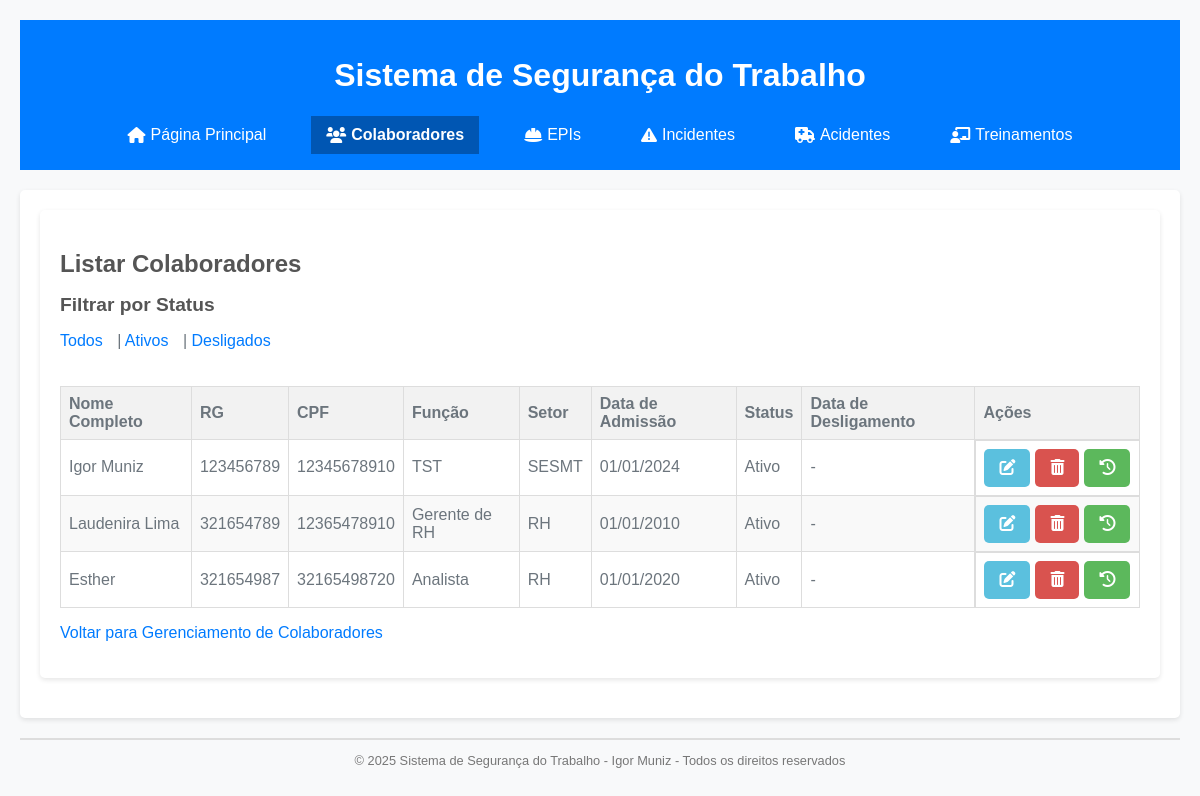
Before: /listar_colaboradores with the older database file.
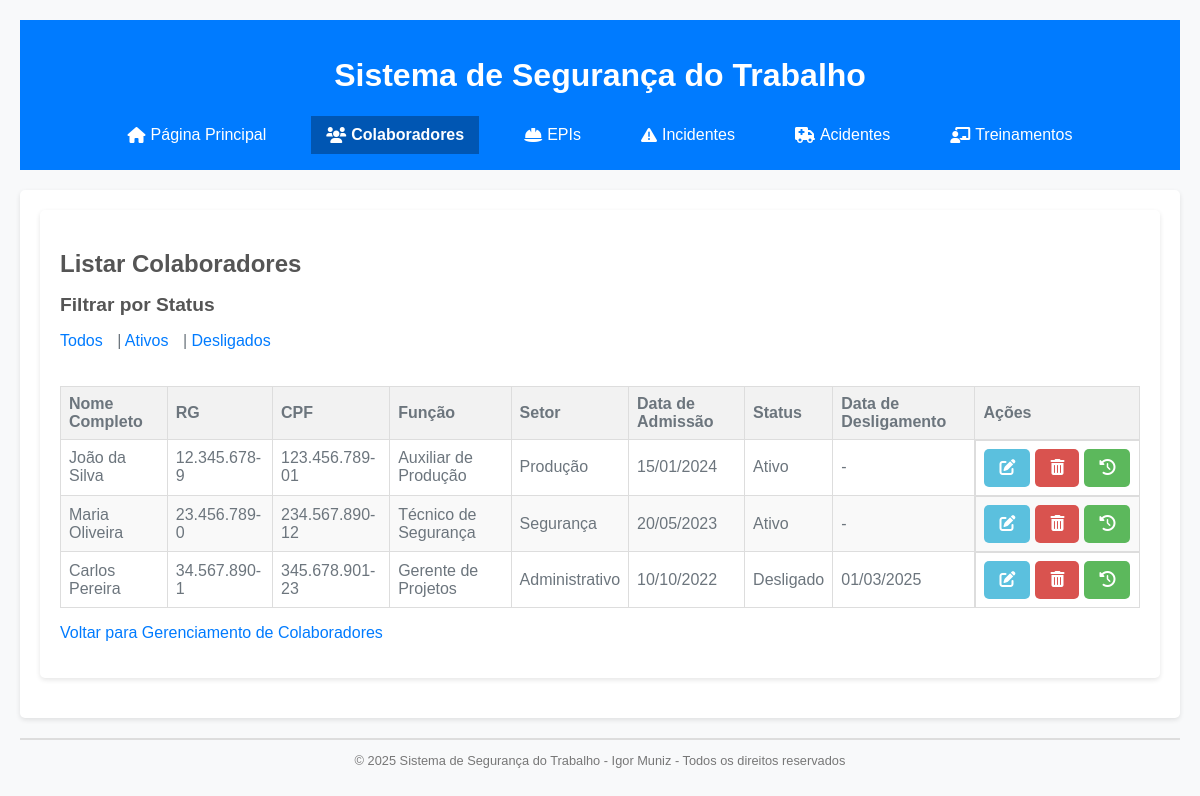
After: the same page with the newer database file.
### tables this page shows
CREATE TABLE colaboradores (
    id INTEGER PRIMARY KEY AUTOINCREMENT,
    nome_completo TEXT NOT NULL,
    rg TEXT NOT NULL UNIQUE,
    cpf TEXT NOT NULL UNIQUE,
    funcao TEXT NOT NULL,
    setor TEXT NOT NULL,
    data_admissao TEXT NOT NULL,
    status TEXT NOT NULL DEFAULT 'Ativo',
    data_desligamento TEXT
);

### app.py (the view)
@app.route('/listar_colaboradores')
def listar_colaboradores():
    db = get_db()
    status_filtro = request.args.get('status')
    query = "SELECT * FROM colaboradores"
    params = []
    if status_filtro:
        query += " WHERE status = ?"
        params.append(status_filtro)
    colaboradores = db.execute(query, params).fetchall()
    colaboradores_formatados = []
    for colaborador in colaboradores:
        colaborador_dict = dict(colaborador)
        colaborador_dict['data_admissao'] = formatar_data(colaborador_dict['data_admissao'])
        if colaborador_dict['data_desligamento']:
            colaborador_dict['data_desligamento'] = formatar_data(colaborador_dict['data_desligamento'])
        colaboradores_formatados.append(colaborador_dict)
    return render_template('listar_colaboradores.html', colaboradores=colaboradores_formatados)

### app.py (called while the page is built)
def formatar_data(data):
    if data:
        data_obj = datetime.strptime(data, '%Y-%m-%d').date()
        return data_obj.strftime('%d/%m/%Y')
    return None

### database.py (called while the page is built)
def get_db():
    db = sqlite3.connect(DATABASE)
    db.row_factory = sqlite3.Row  # Isso permite acessar as colunas por nome
    return db

### templates/listar_colaboradores.html (shortened to what this page needs)
{% extends 'base.html' %}
{% block content %}
<section class="list-section">
    <h1>
        Listar Colaboradores
    </h1>
    <section class="filter-section">
        <h2>
            Filtrar por Status
        </h2>
        <p>
            <a href="/listar_colaboradores">
                Todos
            </a>
            |
            <a href="/listar_colaboradores?status=Ativo">
                Ativos
            </a>
            |
            <a href="/listar_colaboradores?status=Desligado">
                Desligados
            </a>
        </p>
    </section>
    {% if colaboradores %}
    <div class="table-container">
        <table>
            <thead>
                <tr>
                    <th>
                        Nome Completo
                    </th>
                    <th>
                        RG
                    </th>
                    <th>
                        CPF
                    </th>
                    <th>
                        Função
                    </th>
                    <th>
                        Setor
                    </th>
                    <th>
                        Data de Admissão
                    </th>
                    <th>
                        Status
                    </th>
                    <th>
                        Data de Desligamento
                    </th>
                    <th>
                        Ações
                    </th>
                </tr>
            </thead>
            <tbody>
                {% for colaborador in colaboradores %}
                <tr>
                    <td>
                        {{ colaborador['nome_completo'] }}
                    </td>
                    <td>
                        {{ colaborador['rg'] }}
                    </td>
                    <td>
                        {{ colaborador['cpf'] }}
                    </td>
                    <td>
                        {{ colaborador['funcao'] }}
                    </td>
                    <td>
                        {{ colaborador['setor'] }}
                    </td>
                    <td>
                        {{ colaborador['data_admissao'] }}
                    </td>
                    <td>
                        {{ colaborador['status'] }}
                    </td>
                    <td>
                        {{ colaborador['data_desligamento'] or '-' }}
                    </td>
                    <td class="action-buttons">
                        <a href="/editar_colaborador/{{ colaborador['id'] }}" class="action-button edit-button">
                            <i class="fas fa-edit"></i>
                        </a>
                        <a href="/excluir_colaborador/{{ colaborador['id'] }}" class="action-button delete-button">
                            <i class="fas fa-trash-alt"></i>
                        </a>
                        <a href="/historico_entregas_colaborador/{{ colaborador['id'] }}" class="action-button history-button">  <i class="fas fa-history"></i>
                        </a>
                    </td>
                </tr>
                {% endfor %}
            </tbody>
        </table>
    </div>
    {% else %}
    <p>
        Não há colaboradores para exibir.
    </p>
    {% endif %}
    <p>
        <a href="/colaboradores">
            Voltar para Gerenciamento de Colaboradores
        </a>
    </p>
</section>
{% endblock %}

Changed rows visible on the page:
removed colaboradores: nome_completo "Esther", rg "321654987", cpf "32165498720", funcao "Analista", setor "RH", data_admissao "01/01/2020", status "Ativo", colaborador "-"
changed colaboradores: nome_completo "Igor Muniz" → "João da Silva"; rg "123456789" → "12.345.678-9"; cpf "12345678910" → "123.456.789-01"; funcao "TST" → "Auxiliar de Produção"; setor "SESMT" → "Produção"; data_admissao "01/01/2024" → "15/01/2024"
changed colaboradores: nome_completo "Laudenira Lima" → "Maria Oliveira"; rg "321654789" → "23.456.789-0"; cpf "12365478910" → "234.567.890-12"; funcao "Gerente de RH" → "Técnico de Segurança"; setor "RH" → "Segurança"; data_admissao "01/01/2010" → "20/05/2023"
added colaboradores: nome_completo "Carlos Pereira", rg "34.567.890-1", cpf "345.678.901-23", funcao "Gerente de Projetos", setor "Administrativo", data_admissao "10/10/2022", status "Desligado", data_desligamento "01/03/2025"
